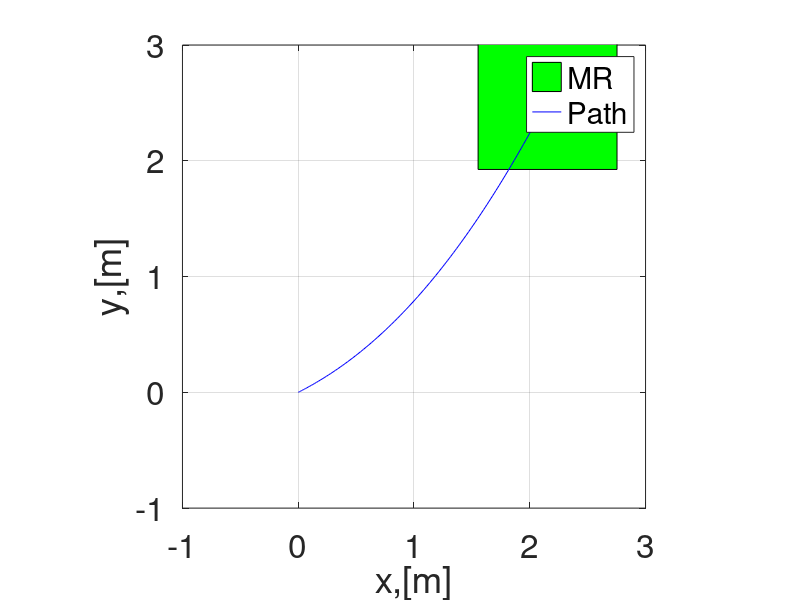

Write MATLAB code to recreate this figure.
%% Dynamic simulation of marine robot

clear all;
close all;
clc;

%% Simulation parameters 

dt = 0.1; % step size
ts = 10 ; % simulation time
t = 0:dt:ts ; % time span

%% Initial Conditions

eta0 = [0;0;0]; % initial position and orientation of the vehicle
zeta0 = [0;0;0]; % initial vector of input commands.

eta(:,1) = eta0 ;
zeta(:,1) = zeta0 ;

%% Boat parameters

m = 10 ; % mass of vehicle is 10 kgms
Iz =  0.1 ; % Inertia of vehicle

xbc=0; ybc=0 ; % coordinates of mass center
rho = 1000;    % density of water  
cd = 0.4;      % coefficient of drag
dia = 0.2;     % diameter of hull in meter
area = pi*(dia^2)/4 ; % calculating area of hull
beta= 0.5;     % skin friction factor

%% State propagation

for i=1:length(t)
    u = zeta(1,i); v = zeta(2,i); r = zeta(3,i) ;
    
    %% Inertia matrix, N vector 
    
    D = [m,0,-m*ybc;
         0,m,m*xbc;
         -m*ybc,m*xbc,Iz+m*(xbc^2+ybc^2)];
    
    n_v = [-m*r*(v+xbc) + 2*0.5*rho*cd*area*(u^2) + beta*u;
            m*r*(u-ybc*r);
            m*r*(xbc*u-ybc*v)] ;
    
    %% input vector
    tau(:,i) = [1;0.5;0];
    
    %% Jacobian matrix
    
    psi = eta(3,i);
    J_eta = [cos(psi),-sin(psi),0;
             sin(psi),cos(psi), 0;
              0,       0,      1];
    
    zeta_dot(:,i) = inv(D)*(tau(:,i) - n_v) ;
    zeta(:,i+1) = zeta(:,i) + dt*zeta_dot(:,i);    % euler method of integration
    
    eta(:,i+1) = eta(:,i) + dt*( J_eta*(zeta(:,i) + dt*zeta_dot(:,i))) ;
      
end    

%% Animation 

l = 1.2 ; % length of boat
w = 1.2 ; % width of boat

bo_co = [-l/2,l/2,l/2,-l/2,-l/2;
         -w/2,-w/2,w/2,w/2,-w/2];   % boat coordinates

figure

for i=1:length(t)
    psi = eta(3,i);
    R_psi = [cos(psi),-sin(psi);
             sin(psi),cos(psi);];   % rotattion matrix
    
    v_pos = R_psi*bo_co ;
    fill(v_pos(1,:) + eta(1,i),v_pos(2,:) + eta(2,i),'g');
    hold on, grid on;
    axis([-1 3 -1 3]), axis square
    plot(eta(1,1:i),eta(2,1:i),'b-');
    legend('MR','Path'),set(gca,'fontsize',24)
    xlabel('x,[m]');
    ylabel('y,[m]');
    pause(0.1);
    hold off
         
end    